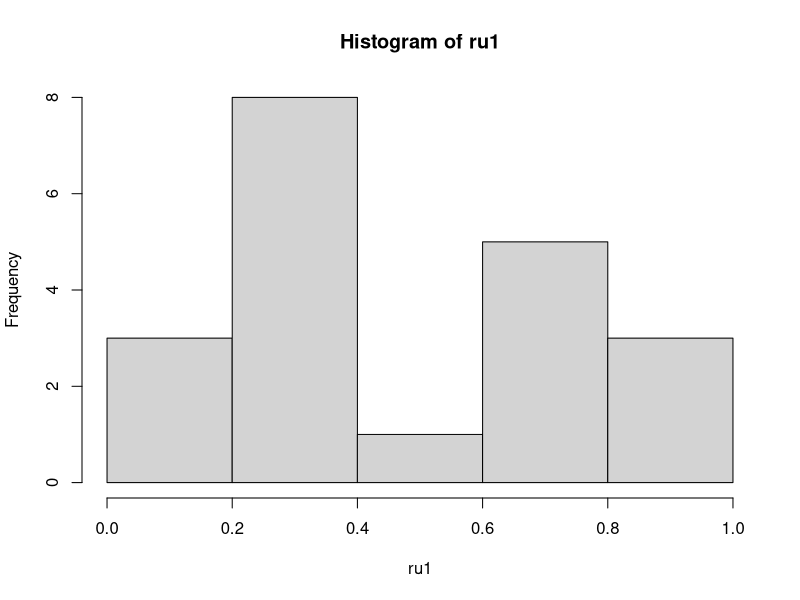
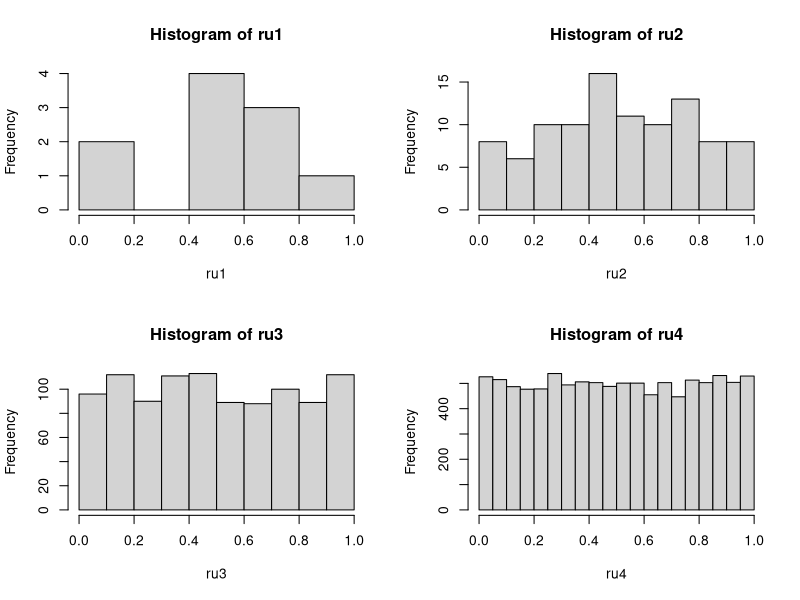
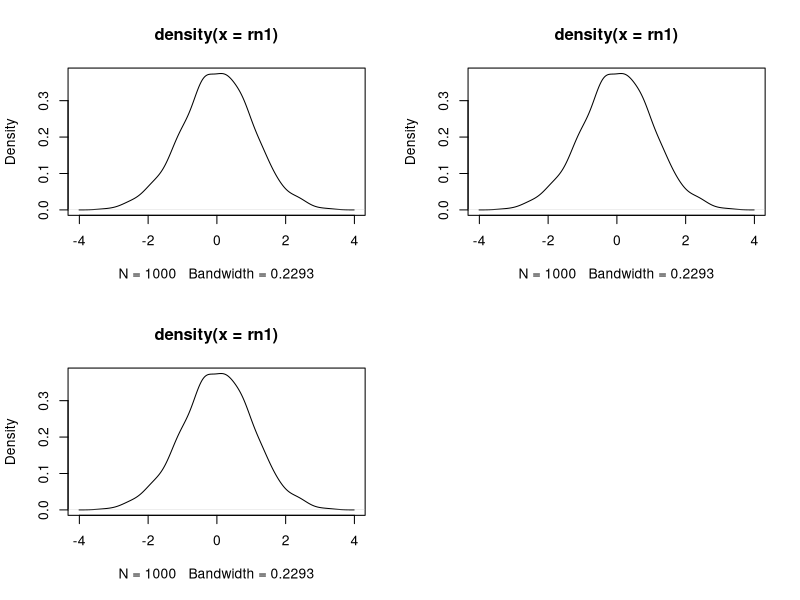
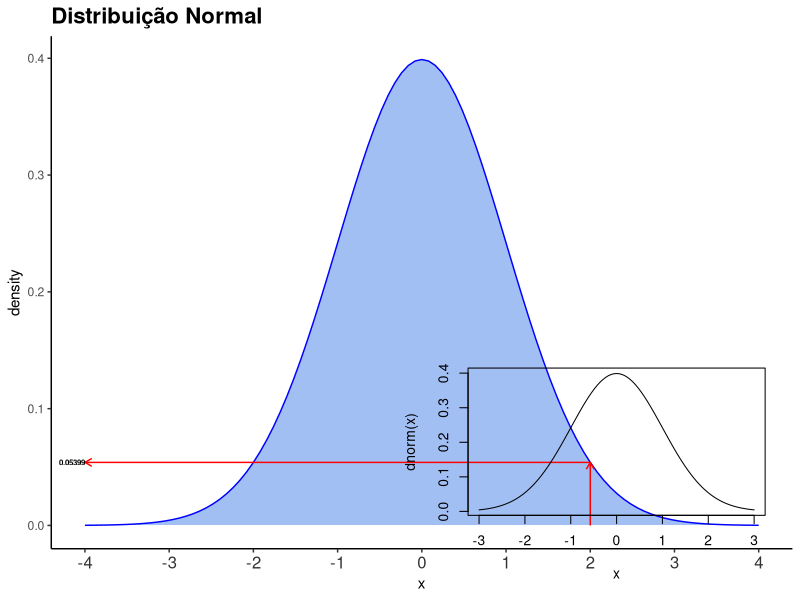
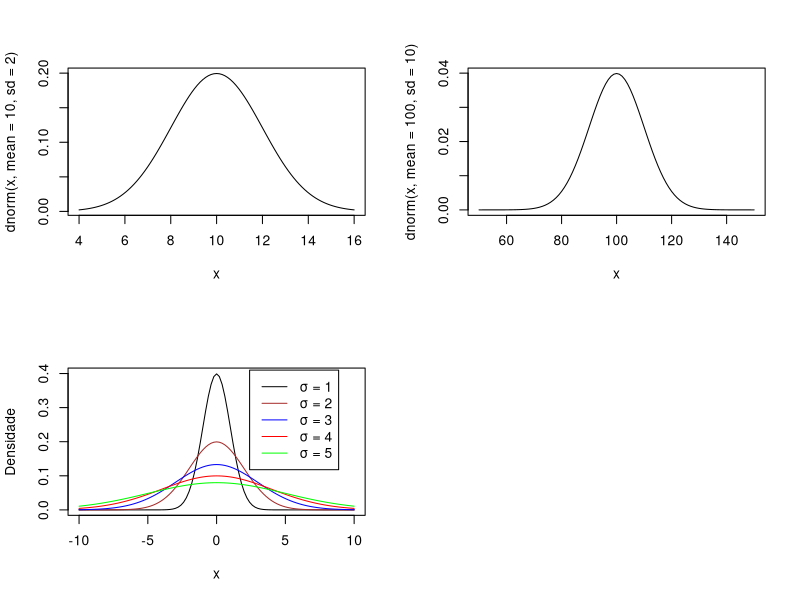
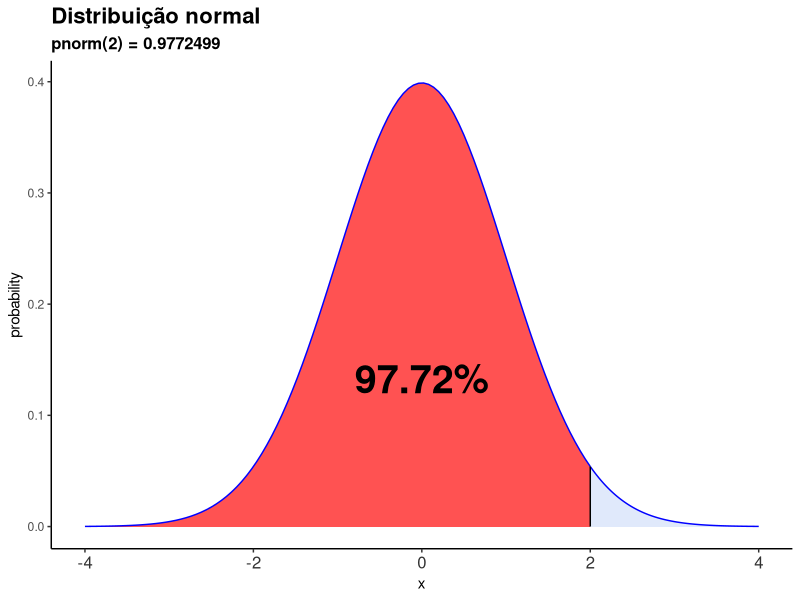
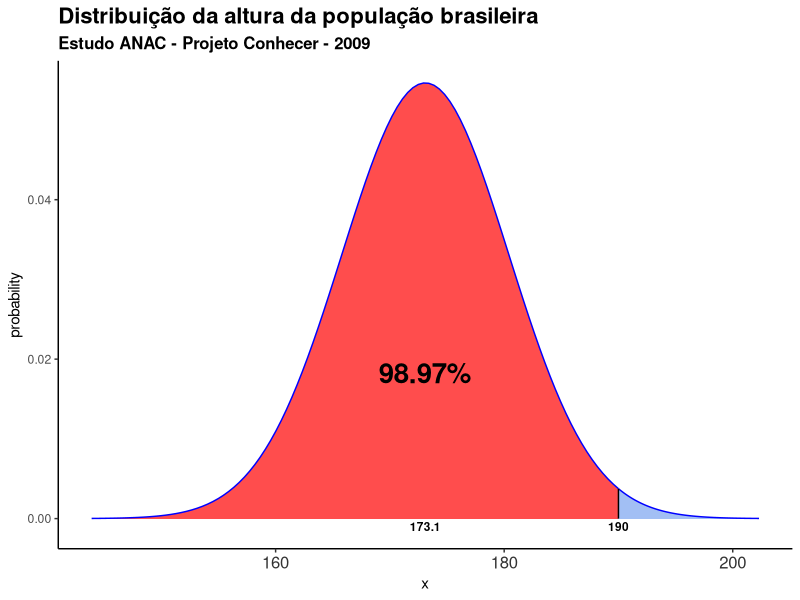
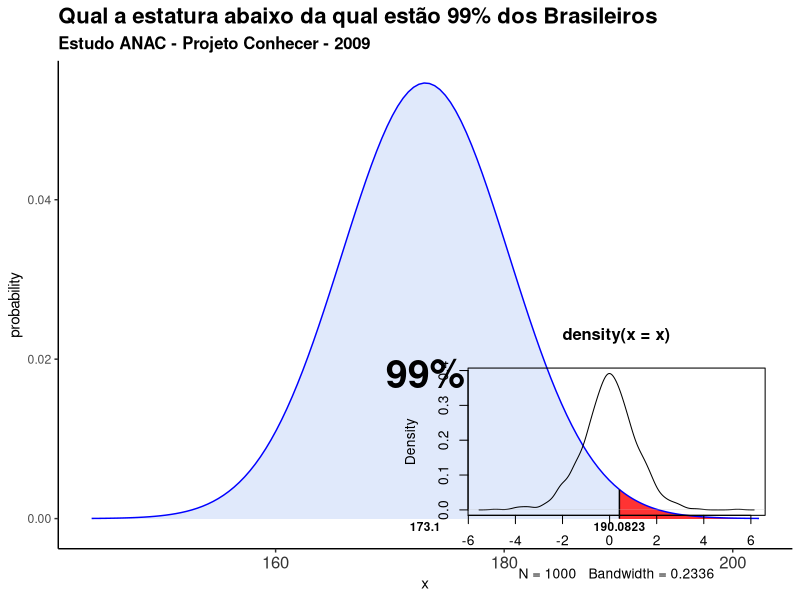

These charts were generated, in order, by the following R code:
## ---- chunk 1
library(ggplot2)
## ---- chunk 2
# Cada execução desse código resultará em uma sequência diferente de 5 números.
rnorm(5)
## ---- chunk 3
# Cada execução desse código resultará sempre em na mesma sequencia de 5 números.
# Alterar o argumento da função set.seed irá mudar a sequencia de números.
set.seed(1)
rnorm(5)
## ---- chunk 4
ru1 <- runif(n = 20, min = 0, max = 1)
ru1
## ---- chunk 5
# arredondando para 2 casas decimais
round(ru1, 2)
## ---- chunk 6
hist(ru1)
## ---- chunk 7
ru1 <- runif(n = 10, min = 0, max = 1)
ru2 <- runif(n = 100, min = 0, max = 1)
ru3 <- runif(n = 1000, min = 0, max = 1)
ru4 <- runif(n = 10000, min = 0, max = 1)
par(mfrow = c(2, 2)) # cria uma matrix 2x2 para plotar os gráficos
hist(ru1)
hist(ru2)
hist(ru3)
hist(ru4)
## ---- chunk 8
dunif(x=5, min=0, max=100)
## ---- chunk 9
punif(5, min = 0, max = 100)
## ---- chunk 10
qunif(0.05, min = 0, max = 100)
## ---- chunk 11
set.seed(100)
rn1 <- rnorm(n = 1000, mean = 0, sd = 1)
plot(density(rn1)) 
## ---- chunk 12
set.seed(100)
rn1 <- rnorm(1000, 0, 1)
plot(density(rn1)) 
## ---- chunk 13
# Inserindo apenas o número de valores a serem gerados
# Nesse caso a função rnorm usa os valores default para media e desvio padrão
# media = 0 e desvio padrão = 1 (curva normal padrão)
set.seed(100)
rn1 <- rnorm(1000)
plot(density(rn1)) 
## ---- chunk 14
dnorm(2, mean = 0, sd = 1)
## ---- chunk 15
dnorm(2)
## ---- chunk 16
# Parâmetros informados pelo usuário
x.value      <- 2
media        <- 0
desviopadrao <- 1

# Parâmetros calculados a partir dos que foram informados
density.value <- dnorm(x.value, mean = media, sd = desviopadrao)
lim.inf <- media-4*desviopadrao
lim.sup <- media+4*desviopadrao

# Curva Normal Padrão
ggplot(NULL, aes(c(lim.inf,lim.sup))) + 
  geom_area(stat = "function", 
        fun = dnorm, 
        args = list(mean = media, sd = desviopadrao), 
        col="blue", 
        fill = "cornflowerblue", 
        alpha=0.6, 
        xlim = c(lim.inf,lim.sup)) + 
  ggtitle("Distribuição Normal") +
  xlab("x") + 
  ylab("density") +
  theme_classic() +
  theme(plot.title = element_text(size = 16, face = "bold"),
        plot.subtitle = element_text(size = 12, face = "bold"),
        axis.text.x   = element_text(colour="grey20",size=12)) +
  scale_x_continuous(breaks = seq(lim.inf,lim.sup,by = 1)) +
  geom_segment(aes(x = x.value, 
                   y = 0, 
                   xend = x.value, 
                   yend = density.value), 
               arrow = arrow(length = unit(0.2, "cm")), 
               color="red") +
  geom_segment(aes(x = x.value, 
                   y = density.value, 
                   xend = lim.inf, 
                   yend = density.value), 
               arrow = arrow(length = unit(0.2, "cm")), 
               color="red") +
  annotate("text", 
            x = lim.inf, 
            y = density.value, 
            size = 2, 
            fontface ="bold", 
            hjust=1, 
            label=paste(round(density.value,5)))
## ---- chunk 17
curve(dnorm(x), -3, 3)
## ---- chunk 18
curve(dnorm(x, mean = 10, sd = 2), 4, 16)
## ---- chunk 19
curve(dnorm(x, mean= 100, sd= 10), 50, 150)
## ---- chunk 20
curve(dnorm(x, sd=1), col="black", xlim=c(-10,10), ylim=c(0,0.4), ylab="Densidade")
curve(dnorm(x, sd=2), col="brown", xlim=c(-10,10), ylim=c(0,0.4), ylab="Densidade", add=TRUE)
curve(dnorm(x, sd=3), col="blue",  xlim=c(-10,10), ylim=c(0,0.4), ylab="Densidade", add=TRUE)
curve(dnorm(x, sd=4), col="red",   xlim=c(-10,10), ylim=c(0,0.4), ylab="Densidade", add=TRUE)
curve(dnorm(x, sd=5), col="green", xlim=c(-10,10), ylim=c(0,0.4), ylab="Densidade", add=TRUE)
legend(x = 2.4, y = 0.41, lty=1, 
legend = c("σ = 1",   "σ = 2",   "σ = 3",  "σ = 4",  "σ = 5"),
col =    c("black",   "brown",   "blue",   "red",    "green"))
## ---- chunk 21
# calculando pnorm de x=2 na curva normal padrão
pnorm(2)
## ---- chunk 22
x      <- 2
media  <- 0 #  média
dp     <- 1 # desvio padrão

# limites do gráfico: 4 desvios padrões abaixo e acima da média
lim.inf <- media-4*dp
lim.sup <- media+4*dp

# área à esquerda do ponto x, em percentual, com duas casas decimais depois da vírgula
left.area      <- round(pnorm(x, mean=media, sd=dp), 4)*100
left.area.text <- as.character(left.area)
left.area.text <- paste(left.area.text, "%", sep="")

# área à direta do ponto x, em percentual, com duas casas decimais depois da vírgula
right.area      <-  round(1- pnorm(x, mean=media, sd=dp), 4)* 100
right.area.text <- as.character(right.area)
right.area.text <- paste(right.area.text, "%", sep="")

# gráfico
ggplot(NULL, aes(c(lim.inf,lim.sup))) + 
    geom_area(stat = "function", 
            fun = dnorm,
            args = list(mean = media, sd = dp),
            col="blue", 
            fill = "red", 
            alpha=0.68, 
            xlim = c(lim.inf, x)) +
    geom_area(stat = "function", 
            fun = dnorm, 
            args = list(mean = media, sd = dp),
            col="blue", 
            fill = "cornflowerblue", 
            alpha=0.2, 
            xlim = c(x, lim.sup)) +
    geom_segment(aes(x = x, y = 0, xend = x, yend = dnorm(x, mean=media, sd=dp))) +
    labs(title = "Distribuição normal", 
         subtitle = "pnorm(2) = 0.9772499 ") +
    xlab("x") +
    ylab("probability") +
    annotate("text", x = media , 
             y = dnorm(media, mean=media, sd=dp)/3, 
             size = 10, 
             fontface ="bold", 
             hjust=0.5, 
             label=left.area.text) +
    theme_classic() +
    theme(plot.title = element_text(size = 16, face = "bold"),
                       plot.subtitle = element_text(size = 12, face = "bold"),
                       axis.text.x   = element_text(colour="grey20",size=12))
## ---- chunk 23
pnorm(190, mean=173.1, sd=7.3)
## ---- chunk 24
1 - pnorm(190, mean=173.1, sd=7.3)
## ---- chunk 25
# Estudo da ANAC - Agencia Nacional de Aviação Civil
# LEVANTAMENTO DO PERFIL ANTROPOMÉTRICO DA POPULAÇÃO BRASILEIRA 
# USUÁRIA DO TRANSPORTE AÉREO NACIONAL – PROJETO CONHECER
# Resultados: 
# Estatura média 173,1 cm 
# desvio padrão 7,3 cm. 
# Apenas 1,2% da população com estatura acima de 190,1cm.
x  <- 190
h  <- 173.1 # altura média em cm
dp <- 7.3   # desvio padrão da altura em cm

# limites do gráfico: 4 desvios padrões abaixo e acima da média
lim.inf <- h-4*dp
lim.sup <- h+4*dp

# área à esquerda do ponto x, em percentual, com duas casas decimais depois da vírgula
left.area      <- round(pnorm(x, mean=h, sd=dp), 4)*100
left.area.text <- as.character(left.area)
left.area.text <- paste(left.area.text, "%", sep="")

# área à direta do ponto x, em percentual, com duas casas decimais depois da vírgula
right.area      <-  round(1- pnorm(x, mean=h, sd=dp), 4)* 100
right.area.text <- as.character(right.area)
right.area.text <- paste(right.area.text, "%", sep="")

# gráfico
ggplot(NULL, aes(c(lim.inf,lim.sup))) + 
    geom_area(stat = "function", 
            fun = dnorm,
            args = list(mean = h, sd = dp),
            col="blue", 
            fill = "red", 
            alpha=0.7, 
            xlim = c(lim.inf, x)) +
    geom_area(stat = "function", 
            fun = dnorm, 
            args = list(mean = h, sd = dp),
            col="blue", 
            fill = "cornflowerblue", 
            alpha=0.6, 
            xlim = c(x, lim.sup)) +
    geom_segment(aes(x = x, y = 0, xend = x, yend = dnorm(x, mean=h, sd=dp))) +
    labs(title = "Distribuição da altura da população brasileira", 
         subtitle = "Estudo ANAC - Projeto Conhecer - 2009") +
    xlab("x") +
    ylab("probability") +
    annotate("text", x = h , 
             y = dnorm(h, mean=h, sd=dp)/3, 
             size = 7, 
             fontface ="bold", 
             hjust=0.5, 
             label=left.area.text) +
    annotate("text", x = h, y = -0.001, size = 3, fontface ="bold", hjust=0.5, label=h) +
    annotate("text", x = x, y = -0.001, size = 3, fontface ="bold", hjust=0.5, label=x) +
    theme_classic() +
    theme(plot.title = element_text(size = 16, face = "bold"),
                       plot.subtitle = element_text(size = 12, face = "bold"),
                       axis.text.x   = element_text(colour="grey20",size=12))
## ---- chunk 26
qnorm(0.99, mean=173.1, sd=7.3)
## ---- chunk 27
# Estudo da ANAC - Agencia Nacional de Aviação Civil
# LEVANTAMENTO DO PERFIL ANTROPOMÉTRICO DA POPULAÇÃO BRASILEIRA 
# USUÁRIA DO TRANSPORTE AÉREO NACIONAL – PROJETO CONHECER
# Resultados: 
# Estatura média 173,1 cm 
# desvio padrão 7,3 cm. 
# Apenas 1,2% da população com estatura acima de 190,1cm.
x  <- 190.0823
h  <- 173.1 # altura média em cm
dp <- 7.3   # desvio padrão da altura em cm

# limites do gráfico: 4 desvios padrões abaixo e acima da média
lim.inf <- h-4*dp
lim.sup <- h+4*dp

# área à esquerda do ponto x, em percentual, com duas casas decimais depois da vírgula
left.area      <- round(pnorm(x, mean=h, sd=dp), 4)*100
left.area.text <- as.character(left.area)
left.area.text <- paste(left.area.text, "%", sep="")

# área à direta do ponto x, em percentual, com duas casas decimais depois da vírgula
right.area      <-  round(1- pnorm(x, mean=h, sd=dp), 4)* 100
right.area.text <- as.character(right.area)
right.area.text <- paste(right.area.text, "%", sep="")

# gráfico
ggplot(NULL, aes(c(lim.inf,lim.sup))) + 
    geom_area(stat = "function", 
            fun = dnorm,
            args = list(mean = h, sd = dp),
            col="blue", 
            fill = "cornflowerblue", 
            alpha=0.2, 
            xlim = c(lim.inf, x)) +
    geom_area(stat = "function", 
            fun = dnorm, 
            args = list(mean = h, sd = dp),
            col="blue", 
            fill = "red", 
            alpha=0.8, 
            xlim = c(x, lim.sup)) +
    geom_segment(aes(x = x, y = 0, xend = x, yend = dnorm(x, mean=h, sd=dp))) +
    labs(title = "Qual a estatura abaixo da qual estão 99% dos Brasileiros", 
         subtitle = "Estudo ANAC - Projeto Conhecer - 2009") +
    xlab("x") +
    ylab("probability") +
    annotate("text", x = h , 
             y = dnorm(h, mean=h, sd=dp)/3, 
             size = 10, 
             fontface ="bold", 
             hjust=0.5, 
             label=left.area.text) +
    annotate("text", x = h, y = -0.001, size = 3, fontface ="bold", hjust=0.5, label=h) +
    annotate("text", x = x, y = -0.001, size = 3, fontface ="bold", hjust=0.5, label=x) +
    theme_classic() +
    theme(plot.title = element_text(size = 16, face = "bold"),
                       plot.subtitle = element_text(size = 12, face = "bold"),
                       axis.text.x   = element_text(colour="grey20",size=12))
## ---- chunk 28
set.seed(1)
x <- rt(n = 1000, df = 10)
plot(density(x))
## ---- chunk 29
dt(x=2, df=5)
## ---- chunk 30
# Parâmetros informados pelo usuário
x.value      <- 2 # ponto no eixo x da curva de distribuição t
gl           <- 5 # graus de liberdade

# Parâmetros calculados a partir dos que foram informados
density.value <- dt(x.value, df=gl)
lim.inf <- -4
lim.sup <- +4

# Curva t
ggplot(NULL, aes(c(lim.inf,lim.sup))) + 
  geom_area(stat = "function", 
        fun = dt, 
        args = list(df=gl), 
        col="blue", 
        fill = "cornflowerblue", 
        alpha=0.3, 
        xlim = c(lim.inf,lim.sup)) + 
  ggtitle(label = "Distribuição t", subtitle = "x=2, df=5") +
  xlab("x") + 
  ylab("density") +
  theme_classic() +
  theme(plot.title = element_text(size = 16, face = "bold"),
        plot.subtitle = element_text(size = 12, face = "bold"),
        axis.text.x   = element_text(colour="grey20",size=12)) +
  scale_x_continuous(breaks = seq(lim.inf,lim.sup,by = 1)) +
  geom_segment(aes(x = x.value, 
                   y = 0, 
                   xend = x.value, 
                   yend = density.value), 
               arrow = arrow(length = unit(0.2, "cm")), 
               color="red") +
  geom_segment(aes(x = x.value, 
                   y = density.value, 
                   xend = lim.inf+1, 
                   yend = density.value), 
               arrow = arrow(length = unit(0.2, "cm")), 
               color="red") +
  annotate("text", 
            x = lim.inf+1 , 
            y = density.value, 
            size = 5, 
            fontface ="bold", 
            hjust=1, 
            label=paste(round(density.value,5)))
## ---- chunk 31
curve(dt(x, df = 5), 
      xlim = c(-4,4) )
## ---- chunk 32
curve(dnorm(x),   col="black", xlim=c(-5,5), ylim=c(0,0.4), ylab="Densidade")
curve(dt(x,df=20),col="brown", add=TRUE)
curve(dt(x,df=5), col="blue",  add=TRUE)
curve(dt(x,df=2), col="red",   add=TRUE)
curve(dt(x,df=1), col="green", add=TRUE)
legend(x = 2.4, y = 0.41, lty=1, 
legend = c("normal curve","t, df=20","t, df=5","t, df=2","t, df=1"),
col =    c(       "black",   "brown",   "blue",    "red",  "green"))
## ---- chunk 33
pt(q = 2, df = 5)
## ---- chunk 34
x.value <- 2
gl      <- 5 # graus de liberdade

# limites do gráfico: 4 desvios padrões abaixo e acima da média
lim.inf <- -4
lim.sup <- +4

# área à esquerda do ponto x, em percentual, com duas casas decimais depois da vírgula
left.area           <- round(pt(x.value, df= gl), 4)*100
left.area.decimal   <- round(pt(x.value, df= gl), 4)
left.area.text <- as.character(left.area)
left.area.text <- paste(left.area.text, "%", sep="")

left.area.text.decimal <- as.character(left.area.decimal)

# área à direta do ponto x, em percentual, com duas casas decimais depois da vírgula
right.area      <- round(1 - pt(x.value, df=gl), 4)* 100
right.area.text <- as.character(right.area)
right.area.text <- paste(right.area.text, "%", sep="")

# gráfico
ggplot(NULL, aes(c(lim.inf,lim.sup))) + 
    geom_area(stat = "function", 
            fun = dt,
            args = list(df= gl),
            col="blue", 
            fill = "red", 
            alpha=0.7, 
            xlim = c(lim.inf, x.value)) +
    geom_area(stat = "function", 
            fun = dt, 
            args = list(df= gl),
            col="blue", 
            fill = "cornflowerblue", 
            alpha=0.8, 
            xlim = c(x.value, lim.sup)) +
    geom_segment(aes(x = x.value, y = 0, xend = x.value, yend = dt(x.value, df= gl))) +
    labs(title = "Distribuição t", subtitle = "q = 2, df = 5") +
    xlab("quantiles") +
    ylab("density") +
   annotate("text", x = 0, 
             y = 0.15,
             size = 7, 
             fontface ="bold", 
             hjust=0.5, 
             label=left.area.text.decimal) +
  annotate("text", x = 0, 
             y = 0.115,
             size = 4, 
             fontface ="bold", 
             hjust=0.5, 
             label="ou") +
  annotate("text", x = 0, 
             y = 0.08,
             size = 7, 
             fontface ="bold", 
             hjust=0.5, 
             label=left.area.text) +
  
      theme_classic() +
  
      theme(plot.title = element_text(size = 16, face = "bold"),
                       plot.subtitle = element_text(size = 12, face = "bold"),
                       axis.text.x   = element_text(colour="grey20",size=12))
## ---- chunk 35
qt(p = 0.9490303, df = 5)
## ---- chunk 36
set.seed(1)
y <- rchisq(n = 1000, df = 3)
plot(density(y))
## ---- chunk 37
curve(dchisq(x, df=3), 
      col="black",
      xlim=c(0,30), 
      ylim=c(0,0.6),
      ylab="Chi Square Density")
## ---- chunk 38
curve(dchisq(x, df=1 ),col="black", xlim=c(0,30), ylim=c(0,0.6), ylab="Chi Square Density")
curve(dchisq(x, df=2 ),col="red",         add=TRUE)
curve(dchisq(x, df=3 ),col="blue",        add=TRUE)
curve(dchisq(x, df=5 ),col="dark green",  add=TRUE)
curve(dchisq(x, df=10),col="brown",       add=TRUE)
legend(x = 25, y = 0.55, 
       legend = c("df=1","df=2","df=3","df=5","df=10"),
       col    = c("black","red","blue","dark green","brown"),
       lty=1)
## ---- chunk 39
pchisq(q = 6, df = 2)
## ---- chunk 40
# Definir os parâmetros
q <- 6
df <- 2

# Calcular a probabilidade acumulada
prob_acumulada <- round(pchisq(q, df), 5)

# Criar uma sequência de valores para o eixo x
x <- seq(0, 15, length.out = 1000)

# Calcular a densidade da distribuição qui-quadrado
y <- dchisq(x, df)

# Criar um data frame com os valores
data <- data.frame(x = x, y = y)

# Criar o gráfico
ggplot(data, aes(x = x, y = y)) +
  geom_area(aes(ifelse(x <= q, x, NA)), fill = "blue", alpha = 0.3) +
  geom_line(color = "blue") +
  geom_vline(xintercept = q, linetype = "dashed", color = "red") +
  annotate("text", x = q+1, y = max(y)/2, label = paste0("q = ", q), vjust = -0.5, color = "red") +
  annotate("text", x = 1.5, y = 0.05, label = paste0("prob = ", prob_acumulada), vjust = -0.5, color = "red") +
  labs(title = "Distribuição Qui-Quadrado com 2 Graus de Liberdade",
       subtitle = paste0("Probabilidade acumulada até q = ", q, ": ", prob_acumulada),
       x = "Valor da Estatística Qui-Quadrado",
       y = "Densidade") +
  theme_minimal()
## ---- chunk 41
qchisq(p = 0.9502129, df = 2)
